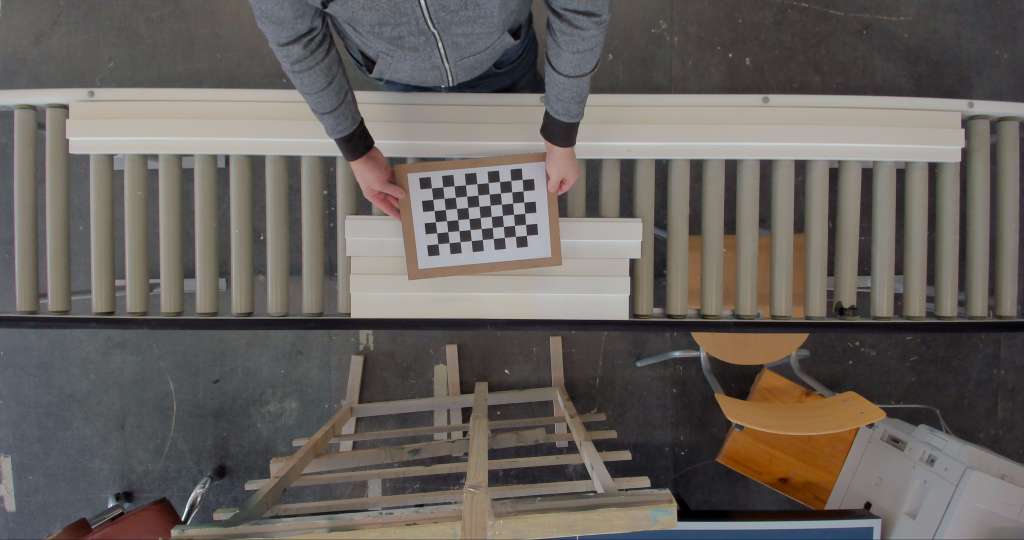
#> input picture TEMP/picture0.jpg, 4096 x 2160 px, given in place of the camera (shown at 1/4 size)
$ python width.py   (older library calls are emulated)
#> lines starting #> are read from the running program, lines starting #| are printed output that depends on the picture; after the words box and inside, x2 and y2 are one past the last pixel; in counts of white or black regions, pixels touching at a corner belong together
#> in playvideo, frame is the input picture: shape (2160, 4096, 3); mean B, G, R 93.3, 97.6, 102.8
import cv2
import math
import time
import numpy as np
import argparse
import imutils

from scipy.spatial import distance as dist
from imutils import perspective
from imutils import contours

# config
scale = 2

frameWidth = 2304
frameHeight = 1536
frameCroopY = [250, 550]

pixelsPerMetricX = 1.050631579
pixelsPerMetricY = 272 / 38.58448571

windowsName = 'Window Name'

def midpoint(ptA, ptB):
	return ((ptA[0] + ptB[0]) * 0.5, (ptA[1] + ptB[1]) * 0.5)

def processFrame(image):
    # detect ratio
    ratio = image.shape[0] / float(image.shape[0])
#> ratio = 1

    mutate = image[frameCroopY[0]:frameCroopY[1], 0:frameWidth]
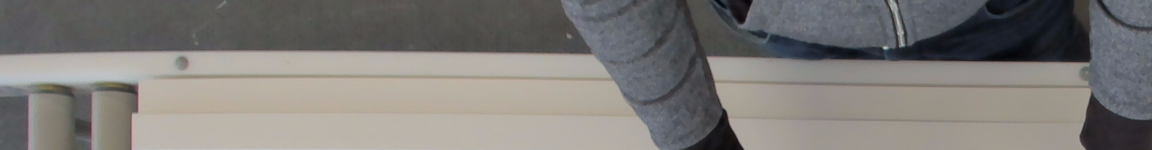
#> mutate: shape (300, 2304, 3) (shown at 1/2 size); mean B, G, R 120, 123, 125.9
    mutate = cv2.cvtColor(mutate, cv2.COLOR_RGB2GRAY)
#> mutate: shape (300, 2304)

    mutate = cv2.bilateralFilter(mutate, 50,  50, cv2.BORDER_WRAP)
    # mutate = cv2.Canny(mutate, 4, 255)
    mutate = cv2.dilate(mutate, None, iterations=1)
    mutate = cv2.erode(mutate, None, iterations=1)

    treshold = cv2.threshold(mutate, 60, 255, cv2.THRESH_BINARY)[1]
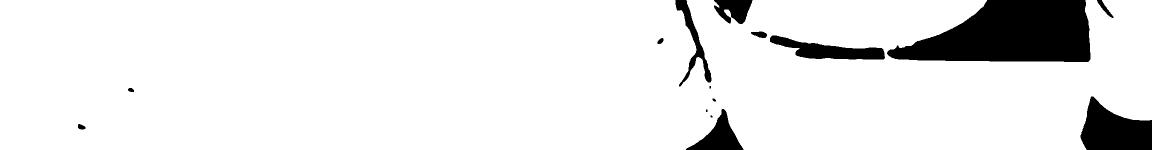
#> treshold: shape (300, 2304) (shown at 1/2 size); 91.1% white; 15 black regions (3 under 20 px)
    _, cnts, _ = cv2.findContours(
        treshold.copy(), cv2.RETR_EXTERNAL, cv2.CHAIN_APPROX_SIMPLE)
#> cnts = 1 contour; box (x1, y1, x2, y2) and area: (0, 0, 2304, 300) 632322

    for c in cnts:
        peri = cv2.arcLength(c, True)
        approx = cv2.approxPolyDP(c, 0.04 * peri, True)

        if cv2.contourArea(c) > 100000:
            if len(approx) == 4:
                    # compute the rotated bounding box of the contour
                    orig = image.copy()
                    box = cv2.minAreaRect(c)
                    box = cv2.cv.BoxPoints(
                        box) if imutils.is_cv2() else cv2.boxPoints(box)
                    box = np.array(box, dtype="int")

                    # order the points in the contour such that they appear
                    # in top-left, top-right, bottom-right, and bottom-left
                    # order, then draw the outline of the rotated bounding
                    # box
                    box = perspective.order_points(box)
                    # cv2.drawContours(
                    #   image, [box.astype("int")], -1, (0, 255, 0), 2)

                    # loop over the original points and draw them
                    # for (x, y) in box:
                    #     cv2.circle(image, (int(x), int(y)), 5, (0, 0, 255), -1)

                    # unpack the ordered bounding box, then compute the midpoint
                    # between the top-left and top-right coordinates, followed by
                    # the midpoint between bottom-left and bottom-right coordinates
                    (tl, tr, br, bl) = box
                    (tltrX, tltrY) = midpoint(tl, tr)
                    (blbrX, blbrY) = midpoint(bl, br)

                    # compute the midpoint between the top-left and top-right points,
                    # followed by the midpoint between the top-righ and bottom-right
                    (tlblX, tlblY) = midpoint(tl, bl)
                    (trbrX, trbrY) = midpoint(tr, br)

                    # draw the midpoints on the image
                    # cv2.circle(image, (int(tltrX), int(tltrY)), 5, (255, 0, 0), -1)
                    # cv2.circle(image, (int(blbrX), int(blbrY)), 5, (255, 0, 0), -1)
                    # cv2.circle(image, (int(tlblX), int(tlblY)), 5, (255, 0, 0), -1)
                    # cv2.circle(image, (int(trbrX), int(trbrY)), 5, (255, 0, 0), -1)

                    # draw lines between the midpoints
                    # cv2.line(image, (int(tltrX), int(tltrY)), (int(blbrX), int(blbrY)),
                    #          (255, 0, 255), 2)
                    # cv2.line(image, (int(tlblX), frameCroopY[0] + int(tlblY)), (int(trbrX), frameCroopY[0] + int(trbrY)),
                    #         (0, 255, 0), 50)

                    cv2.rectangle(
                        image,
                        (int(tlblX), frameCroopY[0] + int(tlblY)),
                        (int(trbrX), frameCroopY[1] + int(trbrY)),
                        (92, 66, 244),
                        -1)

                    # compute the Euclidean distance between the midpoints
                    dA = dist.euclidean((tltrX, tltrY), (blbrX, blbrY))
                    dB = dist.euclidean((tlblX, tlblY), (trbrX, trbrY))

                    # compute the size of the object
                    dimA = dA / pixelsPerMetricX
                    dimB = dB / pixelsPerMetricY

                    # draw the object sizes on the image
                    # cv2.putText(image, "{:.1f} mm".format(dimA),
                    #             (int(tltrX - 15), int(tltrY - 10)
                    #              ), cv2.FONT_HERSHEY_SIMPLEX,
                    #             0.65, (255, 255, 255), 2)
                    cv2.putText(image, "{:.1f} mm".format(dimB),
                                (int(tlblX), frameCroopY[1] + int(trbrY) - 10
                                ), cv2.FONT_HERSHEY_SIMPLEX,
                                4, (255, 255, 255), 10)
#> this loop made 1 pass
#> (peri, approx) on pass 1: (6742.4, [[0, 0], [0, 299], [2303, 239]])
    # resize
    height, width = image.shape[:2]
#> height = 2160; width = 4096
    return cv2.resize(image, (int(width / scale), int(height / scale)))

def playvideo():
    vid = cv2.VideoCapture(0)
    vid.set(cv2.CAP_PROP_FRAME_WIDTH, frameWidth)
    vid.set(cv2.CAP_PROP_FRAME_HEIGHT, frameHeight)

    while(True):
        ret, frame = vid.read()
        if not ret:
            vid.release()
            print('release')
            break

        frame = processFrame(frame)

        cv2.namedWindow(windowsName)
        cv2.startWindowThread()
        cv2.imshow(windowsName, frame)

        k = cv2.waitKey(1)
#> (key Esc is pressed here)

        if k == 27:
            break

    cv2.destroyAllWindows()

playvideo()

$ run again, on TEMP/picture10.jpg
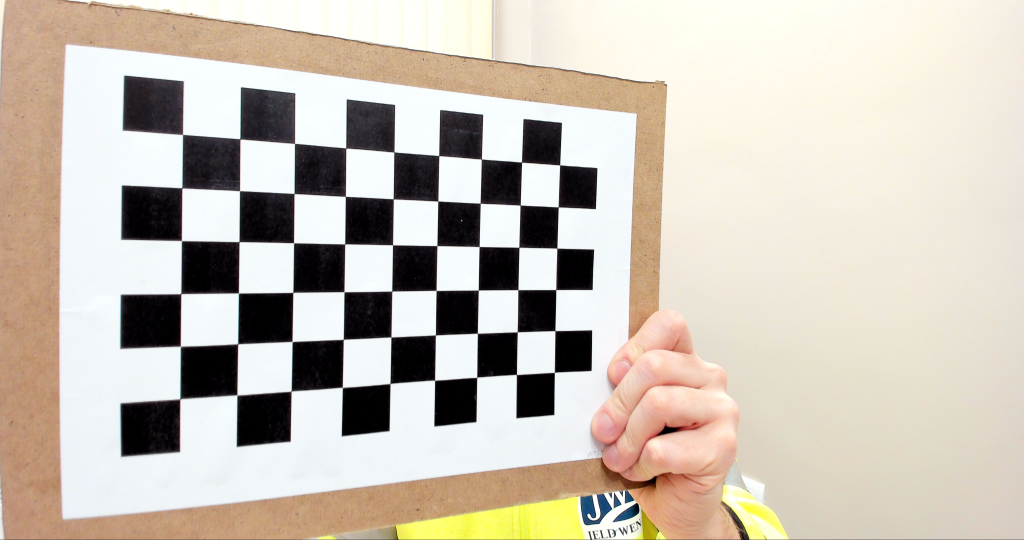
#> input picture TEMP/picture10.jpg, 4096 x 2160 px, given in place of the camera (shown at 1/4 size)
#> in playvideo, frame is the input picture: shape (2160, 4096, 3); mean B, G, R 181.5, 192.9, 201.7
#> in processFrame, `treshold = cv2.threshold(mutate, 60, 255, cv2.THRESH_BINARY)[1]`:
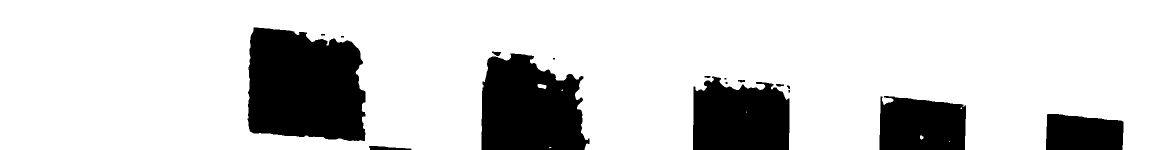
#> treshold: shape (300, 2304) (shown at 1/2 size); 81.1% white; 17 black regions (5 under 20 px)
#> cnts = 8 contours, 5 with area under 20; largest, box (x1, y1, x2, y2) and area: (0, 0, 2304, 300) 603230, (1075, 168, 1093, 178) 108, (1840, 271, 1847, 279) 33
#> the loop in processFrame, `for c in cnts:` made 8 passes
#> (peri, approx, tltrX, tltrY, blbrX, blbrY, tlblX, tlblY) on pass 8: (6524.7, [[0, 0], [0, 299], [2303, 299], [2303, 0]], 1151.5, 0, 1151.5, 299, 0, 149.5)
#> after the loop in processFrame, `for c in cnts:`:
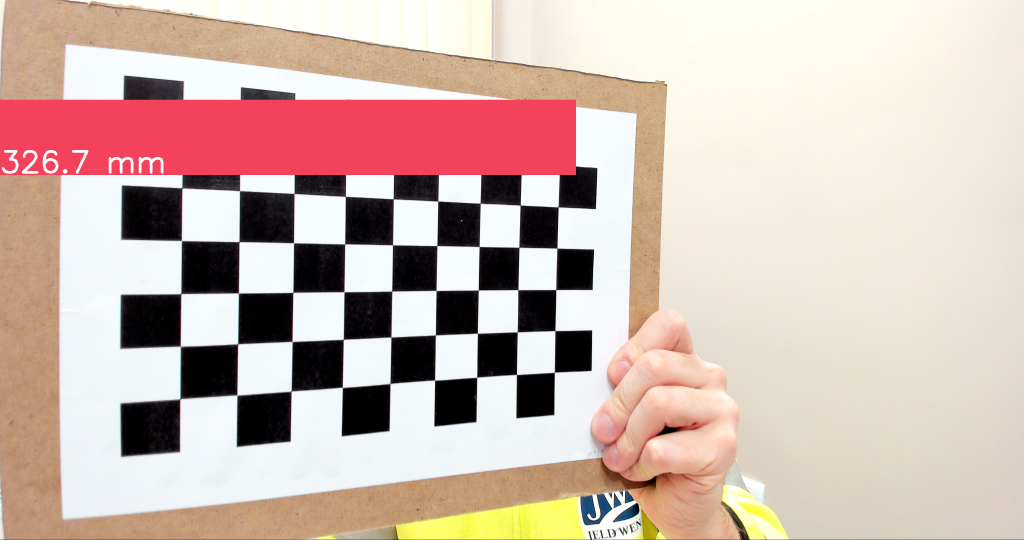
#> image: shape (2160, 4096, 3) (shown at 1/4 size); mean B, G, R 176.1, 185.6, 207.8
